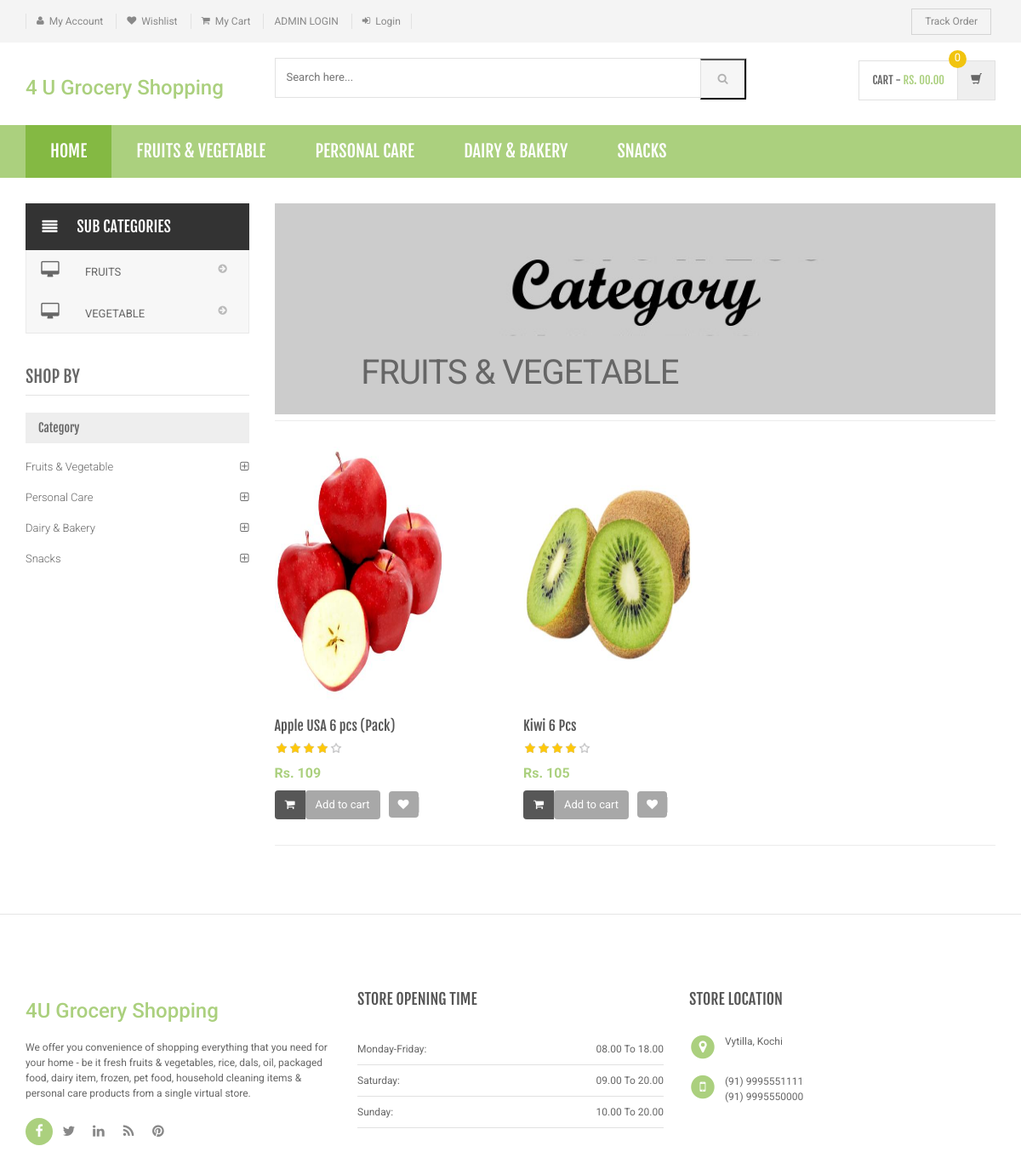
Page /category.php?cid=1 on the committed database.
### tables this page shows
CREATE TABLE `category` (
  `id` int(11) NOT NULL,
  `categoryName` varchar(255) NOT NULL,
  `CategoryDescription` longtext NOT NULL
);

CREATE TABLE `subcategory` (
  `id` int(11) NOT NULL,
  `categoryid` int(11) NOT NULL,
  `subcategory` varchar(255) NOT NULL
);

CREATE TABLE `products` (
  `id` int(11) NOT NULL,
  `category` int(11) NOT NULL,
  `subCategory` int(11) DEFAULT NULL,
  `productName` varchar(255) DEFAULT NULL,
  `productPrice` int(11) DEFAULT NULL,
  `productDescription` longtext NOT NULL,
  `productImage1` varchar(255) DEFAULT NULL,
  `shippingCharge` int(11) DEFAULT NULL,
  `productAvailability` varchar(255) DEFAULT NULL,
  `quantity` int(11) NOT NULL
);

### category.php (the view, shortened to what this page needs)
<?php
include('includes/config.php');
$cid=intval($_GET['cid']);
?>
<!DOCTYPE html>
<html lang="en">
	<head>
	    <link rel="stylesheet" href="assets/css/bootstrap.min.css">
	    <link rel="stylesheet" href="assets/css/main.css">
	    <link rel="stylesheet" href="assets/css/green.css">
	    <link rel="stylesheet" href="assets/css/owl.carousel.css">
		<link rel="stylesheet" href="assets/css/owl.transitions.css">
		<link href="assets/css/lightbox.css" rel="stylesheet">
		<link rel="stylesheet" href="assets/css/animate.min.css">
		<link rel="stylesheet" href="assets/css/rateit.css">
		<link rel="stylesheet" href="assets/css/bootstrap-select.min.css">
		<link rel="stylesheet" href="assets/css/config.css">
		<link href="assets/css/green.css" rel="alternate stylesheet" title="Green color">
		<link href="assets/css/blue.css" rel="alternate stylesheet" title="Blue color">
		<link href="assets/css/red.css" rel="alternate stylesheet" title="Red color">
		<link href="assets/css/orange.css" rel="alternate stylesheet" title="Orange color">
		<link href="assets/css/dark-green.css" rel="alternate stylesheet" title="Darkgreen color">
		<link rel="stylesheet" href="assets/css/font-awesome.min.css">
	</head>
    <body class="cnt-home">
<header class="header-style-1">
<?php include('includes/top-header.php');?>
<?php include('includes/main-header.php');?>
<?php include('includes/menu-bar.php');?>
</header>
<div class="body-content outer-top-xs">
	<div class='container'>
		<div class='row outer-bottom-sm'>
			<div class='col-md-3 sidebar'>
<div class="side-menu animate-dropdown outer-bottom-xs">
<div class="side-menu animate-dropdown outer-bottom-xs">
    <div class="head"><i class="icon fa fa-align-justify fa-fw"></i>Sub Categories</div>
    <nav class="yamm megamenu-horizontal" role="navigation">
        <ul class="nav">
            <li class="dropdown menu-item">
              <?php $sql=mysqli_query($con,"select id,subcategory  from subcategory where categoryid='$cid'");
while($row=mysqli_fetch_array($sql))
{
    ?>
                <a href="sub-category.php?scid=<?php echo $row['id'];?>" class="dropdown-toggle"><i class="icon fa fa-desktop fa-fw"></i>
                <?php echo $row['subcategory'];?></a>
                <?php }?>
</li>
</ul>
    </nav>
</div>
</div>         <div class="sidebar-module-container">
	            	<h3 class="section-title">shop by</h3>
	            	<div class="sidebar-filter">
<div class="sidebar-widget wow fadeInUp outer-bottom-xs ">
	<div class="widget-header m-t-20">
		<h4 class="widget-title">Category</h4>
	</div>
	<div class="sidebar-widget-body m-t-10">
	         <?php $sql=mysqli_query($con,"select id,categoryName  from category");
while($row=mysqli_fetch_array($sql))
{
    ?>
		<div class="accordion">
	    	<div class="accordion-group">
	            <div class="accordion-heading">
	                <a href="category.php?cid=<?php echo $row['id'];?>"  class="accordion-toggle collapsed">
	                   <?php echo $row['categoryName'];?>
	                </a>
	            </div>
	        </div>
	    </div>
	    <?php } ?>
	</div>
</div>
	            	</div>
	            </div>
            </div>
			<div class='col-md-9'>
	<div id="category" class="category-carousel hidden-xs">
		<div class="item">
			<div class="image">
				<img src="assets/images/banners/cat-banner-1.jpg" alt="" class="img-responsive">
			</div>
			<div class="container-fluid">
				<div class="caption vertical-top text-left">
					<div class="big-text">
						<br />
					</div>
					       <?php $sql=mysqli_query($con,"select categoryName  from category where id='$cid'");
while($row=mysqli_fetch_array($sql))
{
    ?>
					<div class="excerpt hidden-sm hidden-md">
						<?php echo htmlentities($row['categoryName']);?>
					</div>
			<?php } ?>
				</div>
			</div>
		</div>
</div>
				<div class="search-result-container">
					<div id="myTabContent" class="tab-content">
						<div class="tab-pane active " id="grid-container">
							<div class="category-product  inner-top-vs">
								<div class="row">
			<?php
$ret=mysqli_query($con,"select * from products where category='$cid'");
$num=mysqli_num_rows($ret);
if($num>0)
{
while ($row=mysqli_fetch_array($ret))
{?>
		<div class="col-sm-6 col-md-4 wow fadeInUp">
			<div class="products">
	<div class="product">
		<div class="product-image">
			<div class="image">
				<a href="product-details.php?pid=<?php echo htmlentities($row['id']);?>"><img  src="assets/images/blank.gif" data-echo="admin/productimages/<?php echo htmlentities($row['id']);?>/<?php echo htmlentities($row['productImage1']);?>" alt="" width="200" height="300"></a>
			</div>
		</div>
		<div class="product-info text-left">
			<h3 class="name"><a href="product-details.php?pid=<?php echo htmlentities($row['id']);?>"><?php echo htmlentities($row['productName']);?></a></h3>
			<div class="rating rateit-small"></div>
			<div class="product-price">
				<span class="price">
					Rs. <?php echo htmlentities($row['productPrice']);?>			</span>
			</div>
		</div>
					<div class="cart clearfix animate-effect">
				<div class="action">
					<ul class="list-unstyled">
						<li class="add-cart-button btn-group">
								<?php if($row['productAvailability']=='In Stock'){?>
										<button class="btn btn-primary icon" data-toggle="dropdown" type="button">
								<i class="fa fa-shopping-cart"></i>
							</button>
							<a href="category.php?page=product&action=add&id=<?php echo $row['id']; ?>">
							<button class="btn btn-primary" type="button">Add to cart</button></a>
								<?php } else {?>
							<div class="action" style="color:red">Out of Stock</div>
					<?php } ?>
						</li>
		                <li class="lnk wishlist">
							<a class="add-to-cart" href="category.php?pid=<?php echo htmlentities($row['id'])?>&&action=wishlist" title="Wishlist">
								 <i class="icon fa fa-heart"></i>
							</a>
						</li>
					</ul>
				</div>
			</div>
			</div>
			</div>
		</div>
	  <?php } } else {?>
		<div class="col-sm-6 col-md-4 wow fadeInUp"> <h3>No Product Found</h3>
		</div>
<?php } ?>
										</div>
							</div>
						</div>
				</div>
			</div>
		</div></div>
</div>
</div>
<?php include('includes/footer.php');?>
</body>
</html>

### includes/menu-bar.php (shortened to what this page needs)
<div class="header-nav animate-dropdown">
    <div class="container">
        <div class="yamm navbar navbar-default" role="navigation">
            <div class="nav-bg-class">
                <div class="navbar-collapse collapse" id="mc-horizontal-menu-collapse">
	<div class="nav-outer">
		<ul class="nav navbar-nav">
			<li class="active dropdown yamm-fw">
				<a href="index.php" data-hover="dropdown" class="dropdown-toggle">Home</a>
			</li>
              <?php $sql=mysqli_query($con,"select id,categoryName  from category limit 6");
while($row=mysqli_fetch_array($sql))
{
    ?>
			<li class="dropdown yamm">
				<a href="category.php?cid=<?php echo $row['id'];?>"> <?php echo $row['categoryName'];?></a>
			</li>
			<?php } ?>
		</ul>
		<div class="clearfix"></div>
	</div>
</div>
            </div>
        </div>
    </div>
</div>

### rows in the picture
category: categoryName "FRUITS & VEGETABLE", categoryName "Fruits & Vegetable"
category: categoryName "PERSONAL CARE", categoryName "Personal Care"
category: categoryName "DAIRY & BAKERY", categoryName "Dairy & Bakery"
category: categoryName "SNACKS", categoryName "Snacks"
subcategory: subcategory "FRUITS"
subcategory: subcategory "VEGETABLE"
products: productImage1 (picture), productName "Apple USA 6 pcs (Pack)", productPrice "109"
products: productImage1 (picture), productName "Kiwi 6 Pcs", productPrice "105"
